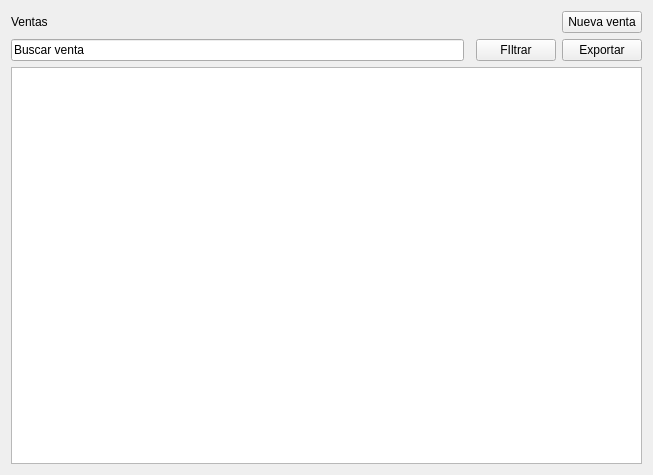
<?xml version="1.0" encoding="UTF-8"?>
<ui version="4.0">
 <class>Form</class>
 <widget class="QWidget" name="Form">
  <property name="geometry">
   <rect>
    <x>0</x>
    <y>0</y>
    <width>653</width>
    <height>475</height>
   </rect>
  </property>
  <property name="windowTitle">
   <string>Form</string>
  </property>
  <layout class="QGridLayout" name="gridLayout">
   <item row="2" column="0">
    <widget class="QLineEdit" name="lineEdit">
     <property name="text">
      <string>Buscar venta</string>
     </property>
    </widget>
   </item>
   <item row="2" column="2">
    <widget class="QPushButton" name="pushButton_3">
     <property name="text">
      <string>FIltrar</string>
     </property>
     <property name="icon">
      <iconset theme="QIcon::ThemeIcon::AddressBookNew"/>
     </property>
    </widget>
   </item>
   <item row="0" column="3">
    <widget class="QPushButton" name="pushButton">
     <property name="text">
      <string>Nueva venta</string>
     </property>
    </widget>
   </item>
   <item row="3" column="0" colspan="4">
    <widget class="QTableView" name="tableView"/>
   </item>
   <item row="2" column="3">
    <widget class="QPushButton" name="pushButton_2">
     <property name="text">
      <string>Exportar</string>
     </property>
    </widget>
   </item>
   <item row="0" column="0">
    <widget class="QLabel" name="label">
     <property name="text">
      <string>Ventas</string>
     </property>
    </widget>
   </item>
  </layout>
 </widget>
 <resources/>
 <connections/>
</ui>
